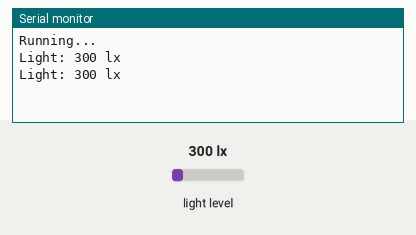
Recording of a sketch running on a simulated Arduino Uno, built with avr-gcc and run on an emulated ATmega328P. Parts: the last lines printed to the serial monitor. The test bench sets the inputs (shaded band); at power-on: light level 300 lx.

Above: at 1.8 s.
1.9 s: light level set to 40 lx
At 2.8 s:
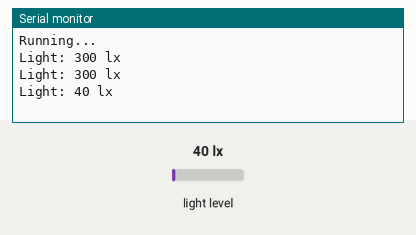
3.4 s: light level set to 500 lx
At 4.4 s:
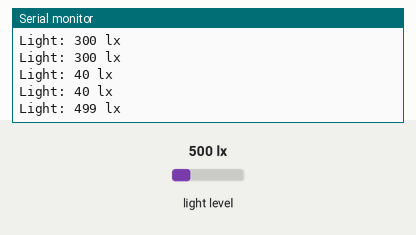
Timing chart, 0 to 6.4 s (numbered marks = the images above; inputs shaded):
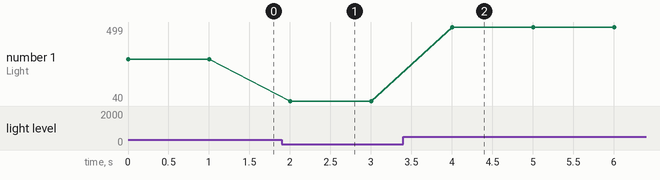

The sketch:

BH1750-Light_sensor.ino
```cpp
/*

Example of BH1750 library usage.

This example initalises the BH1750 object using the default
high resolution mode and then makes a light level reading every second.

Connection:
 VCC-5v
 GND-GND
 SCL-SCL(analog pin 5)
 SDA-SDA(analog pin 4)
 ADD-NC or GND

*/

#include <Wire.h>
#include <BH1750.h>


BH1750 lightMeter;


void setup(){
  Serial.begin(115200);
  lightMeter.begin();
  Serial.println("Running...");
}


void loop() {
  uint16_t lux = lightMeter.readLightLevel();
  Serial.print("Light: ");
  Serial.print(lux);
  Serial.println(" lx");
  delay(1000);
}
```

Measured:
- after the input at 1.9 s, the serial monitor: prints a new line after 0.10 s (image 1)
- after the input at 3.4 s, the serial monitor: prints a new line after 0.60 s (image 2)
- plotted number 1: 300 → 40 after the input at 1.9 s, 40 → 499 after the input at 3.4 s
